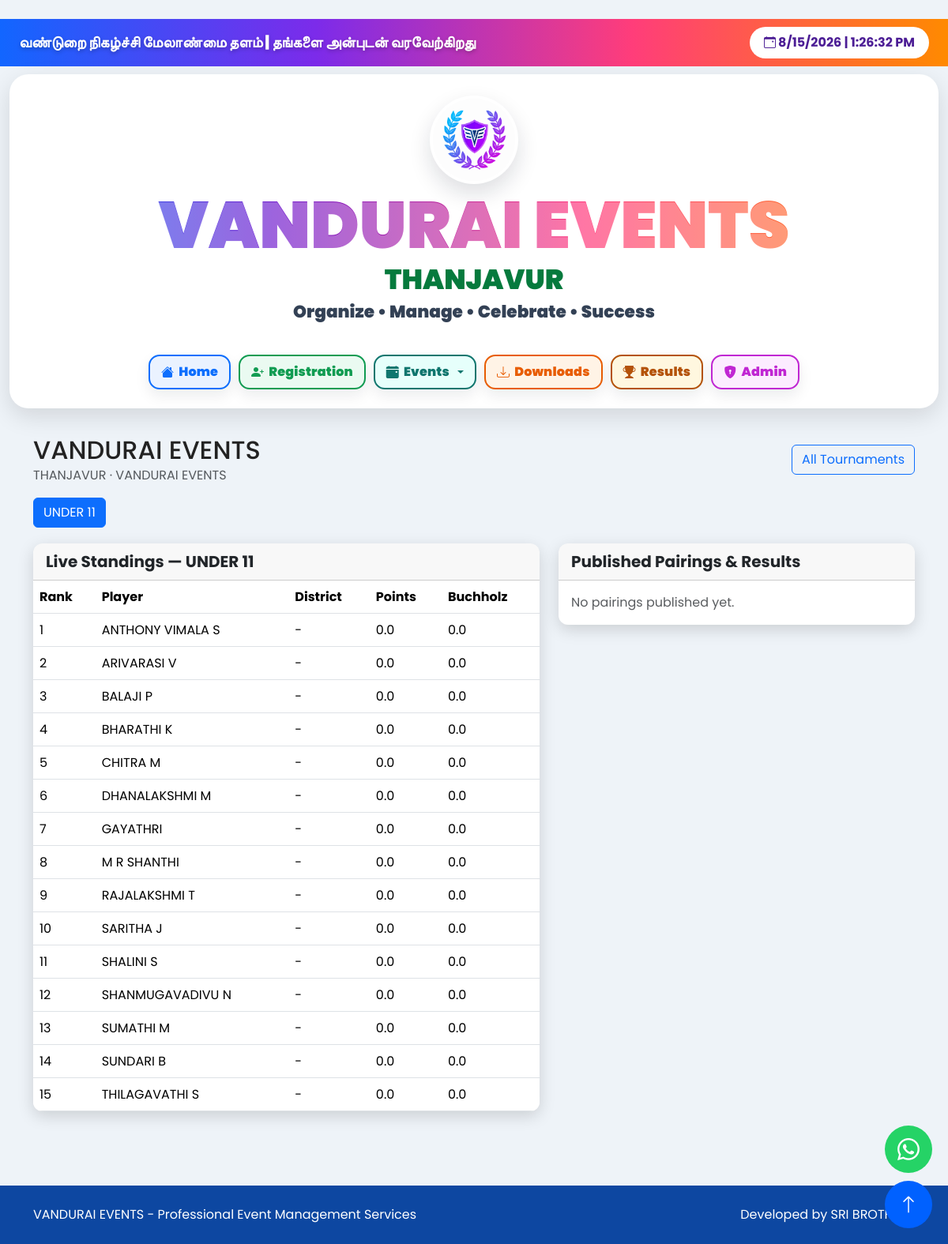
/chess/1, run on the app's committed database.
### models.py (models this page shows)
class ChessTournament(db.Model):
    __tablename__ = "chess_tournaments"
    id = db.Column(db.Integer, primary_key=True)
    name = db.Column(db.String(200), nullable=False)
    venue = db.Column(db.String(255))
    tournament_date = db.Column(db.Date)
    organizer = db.Column(db.String(180))
    chief_arbiter = db.Column(db.String(180))
    system = db.Column(db.String(20), nullable=False, default="swiss")
    number_of_rounds = db.Column(db.Integer, nullable=False, default=5)
    max_participants = db.Column(db.Integer)
    is_published = db.Column(db.Boolean, nullable=False, default=False)
    is_locked = db.Column(db.Boolean, nullable=False, default=False)
    created_at = db.Column(db.DateTime, default=datetime.utcnow, nullable=False)
    age_groups = db.relationship("ChessAgeGroup", back_populates="tournament", cascade="all, delete-orphan")

class ChessAgeGroup(db.Model):
    __tablename__ = "chess_age_groups"
    __table_args__ = (db.UniqueConstraint("tournament_id", "name", name="uq_chess_age_group_name"),)
    id = db.Column(db.Integer, primary_key=True)
    tournament_id = db.Column(db.Integer, db.ForeignKey("chess_tournaments.id"), nullable=False, index=True)
    name = db.Column(db.String(100), nullable=False)
    description = db.Column(db.Text)
    gender_rule = db.Column(db.String(20), default="open", nullable=False)
    admin_name = db.Column(db.String(120))
    is_published = db.Column(db.Boolean, nullable=False, default=False)
    created_at = db.Column(db.DateTime, default=datetime.utcnow, nullable=False)
    tournament = db.relationship("ChessTournament", back_populates="age_groups")
    participants = db.relationship("ChessParticipant", back_populates="age_group", cascade="all, delete-orphan")
    rounds = db.relationship("ChessRound", back_populates="age_group", cascade="all, delete-orphan")

class ChessStanding(db.Model):
    __tablename__ = "chess_standings"
    __table_args__ = (db.UniqueConstraint("age_group_id", "participant_id", name="uq_chess_standing_player"),)
    id = db.Column(db.Integer, primary_key=True)
    age_group_id = db.Column(db.Integer, db.ForeignKey("chess_age_groups.id"), nullable=False, index=True)
    participant_id = db.Column(db.Integer, db.ForeignKey("chess_participants.id"), nullable=False, index=True)
    points = db.Column(db.Float, nullable=False, default=0)
    wins = db.Column(db.Integer, nullable=False, default=0)
    draws = db.Column(db.Integer, nullable=False, default=0)
    losses = db.Column(db.Integer, nullable=False, default=0)
    buchholz = db.Column(db.Float, nullable=False, default=0)
    rank = db.Column(db.Integer)
    updated_at = db.Column(db.DateTime, default=datetime.utcnow, onupdate=datetime.utcnow)
    participant = db.relationship("ChessParticipant")

class ChessParticipant(db.Model):
    __tablename__ = "chess_participants"
    __table_args__ = (
        db.UniqueConstraint("age_group_id", "player_code", name="uq_chess_player_code"),
        db.Index("ix_chess_participant_search", "age_group_id", "name"),
    )
    id = db.Column(db.Integer, primary_key=True)
    age_group_id = db.Column(db.Integer, db.ForeignKey("chess_age_groups.id"), nullable=False, index=True)
    player_code = db.Column(db.String(32), nullable=False)
    fide_id = db.Column(db.String(30), index=True)
    name = db.Column(db.String(180), nullable=False, index=True)
    gender = db.Column(db.String(20))
    date_of_birth = db.Column(db.Date)
    district = db.Column(db.String(100), index=True)
    state = db.Column(db.String(100))
    school = db.Column(db.String(220), index=True)
    club = db.Column(db.String(180))
    mobile = db.Column(db.String(25), index=True)
    email = db.Column(db.String(180))
    photo = db.Column(db.String(250))
    status = db.Column(db.String(20), nullable=False, default="pending")
    checked_in = db.Column(db.Boolean, nullable=False, default=False)
    withdrawn = db.Column(db.Boolean, nullable=False, default=False)
    created_at = db.Column(db.DateTime, default=datetime.utcnow, nullable=False)
    age_group = db.relationship("ChessAgeGroup", back_populates="participants")

### chess_routes.py (the view)
@chess_bp.route("/chess/<int:tournament_id>")
@chess_bp.route("/chess/<int:tournament_id>/<int:group_id>")
def public_tournament(tournament_id, group_id=None):
    tournament = ChessTournament.query.filter_by(id=tournament_id, is_published=True).first_or_404()
    group = ChessAgeGroup.query.filter_by(id=group_id, tournament_id=tournament.id).first() if group_id else (tournament.age_groups[0] if tournament.age_groups else None)
    standings = ChessStanding.query.filter_by(age_group_id=group.id).order_by(ChessStanding.rank).all() if group else []
    pairings = ChessPairing.query.join(ChessRound).filter(ChessRound.age_group_id == group.id, ChessRound.is_published == True).order_by(ChessRound.round_number.desc(), ChessPairing.board_number).all() if group else []
    announcements = ChessAnnouncement.query.filter_by(tournament_id=tournament.id, is_published=True).order_by(ChessAnnouncement.is_pinned.desc(), ChessAnnouncement.created_at.desc()).all()
    return render_template("chess_public.html", tournaments=[], selected=tournament, group=group, standings=standings, pairings=pairings, announcements=announcements)

### app.py (called while the page is built)
@app.context_processor
def inject_uploaded_fonts():
    return {"site_fonts": available_web_fonts()}

### font_utils.py (called while the page is built)
def font_display_name(filename):
    name = os.path.splitext(filename)[0].replace("_", " ")
    if name == "NotoSansTamil-VariableFont wdth,wght":
        return "Noto Sans Tamil"
    return name

def available_web_fonts():
    fonts = [{"name": name, "filename": None} for name in BUILT_IN_WEB_FONTS]
    if not os.path.isdir(FONT_DIR):
        return fonts
    names = {font["name"].casefold() for font in fonts}
    for filename in sorted(os.listdir(FONT_DIR)):
        _, extension = os.path.splitext(filename)
        if extension.lower() not in SUPPORTED_WEB_FONT_EXTENSIONS:
            continue
        name = font_display_name(filename)
        if name.casefold() in names:
            continue
        fonts.append({"name": name, "filename": filename})
        names.add(name.casefold())
    return fonts

### templates/chess_public.html
{% extends 'base.html' %}{% block title %}Chess Tournaments{% endblock %}{% block content %}<main class="container py-4">{% if not selected %}<h2>Chess Tournaments</h2><div class="row g-3">{% for item in tournaments %}<div class="col-md-6"><a href="{{url_for('chess.public_tournament', tournament_id=item.id)}}" class="card h-100 text-decoration-none text-dark"><div class="card-body"><h4>{{item.name}}</h4><p class="mb-0">{{item.venue or 'Venue to be announced'}} · {{item.system|replace('_',' ')|title}}</p></div></a></div>{% else %}<p class="text-muted">No public chess tournaments are available.</p>{% endfor %}</div>{% else %}<div class="d-flex justify-content-between align-items-center mb-3"><div><h2 class="mb-0">{{selected.name}}</h2><span class="text-muted">{{selected.venue}} · {{selected.organizer}}</span></div><a class="btn btn-outline-primary" href="{{url_for('chess.public_tournaments')}}">All Tournaments</a></div><div id="chess-live-notices"></div><div class="mb-3">{% for item in selected.age_groups %}<a class="btn {% if group and item.id == group.id %}btn-primary{% else %}btn-outline-primary{% endif %} me-1 mb-1" href="{{url_for('chess.public_tournament', tournament_id=selected.id, group_id=item.id)}}">{{item.name}}</a>{% endfor %}</div>{% for notice in announcements %}<div class="alert {% if notice.is_pinned %}alert-warning{% else %}alert-info{% endif %}"><strong>{{notice.title}}</strong><br>{{notice.message}}</div>{% endfor %}{% if group %}<div class="row g-4"><div class="col-lg-7"><div class="card"><div class="card-header">Live Standings — {{group.name}}</div><div class="table-responsive"><table class="table mb-0"><thead><tr><th>Rank</th><th>Player</th><th>District</th><th>Points</th><th>Buchholz</th></tr></thead><tbody>{% for row in standings %}<tr><td>{{row.rank}}</td><td>{{row.participant.name}}</td><td>{{row.participant.district or '-'}}</td><td>{{row.points}}</td><td>{{row.buchholz}}</td></tr>{% else %}<tr><td colspan="5" class="text-muted text-center">Standings will appear after approved scores.</td></tr>{% endfor %}</tbody></table></div></div></div><div class="col-lg-5"><div class="card"><div class="card-header">Published Pairings & Results</div><div class="list-group list-group-flush">{% for game in pairings %}<div class="list-group-item"><strong>R{{game.round.round_number}} B{{game.board_number}}</strong><br>{{game.white_player.name}} vs {{game.black_player.name if game.black_player else 'BYE'}}<br><small>Result: {{game.result or 'Awaiting result'}}</small></div>{% else %}<div class="p-3 text-muted">No pairings published yet.</div>{% endfor %}</div></div></div></div>{% endif %}<script>let chessLast=0;setInterval(async()=>{try{const r=await fetch('{{url_for('chess.api_live', tournament_id=selected.id)}}?since='+chessLast);const d=await r.json();for(const n of d.notifications){chessLast=n.id;document.getElementById('chess-live-notices').insertAdjacentHTML('afterbegin',`<div class="alert alert-success"><strong>${n.title}</strong><br>${n.body}</div>`);}}catch(e){}},15000);</script>{% endif %}</main>{% endblock %}

### static/css/style.css (style rules this page uses)
* { margin:0; padding:0; box-sizing:border-box; }
body { font-family:'Poppins',sans-serif; background:#eef3f8; color:#222; }
html { scroll-behavior:smooth; }
body { overflow-x:hidden; }
.card { border:none; border-radius:20px; overflow:hidden; box-shadow:0 6px 20px rgba(0,0,0,.15); }
.card-header { font-size:20px; font-weight:bold; }
.card { transition:.4s; }
html, body { width:100%; max-width:100%; overflow-x:hidden; }
.container, .container-fluid { min-width:0; }
.latest-event-card, .counter, .card, .highlight-box, .ticker-shell { border-radius:12px; }
.table-responsive { -webkit-overflow-scrolling:touch; }

### data on the page
ChessTournament: name "VANDURAI EVENTS", venue "THANJAVUR", organizer "VANDURAI EVENTS"
ChessAgeGroup: name "UNDER 11"
ChessStanding: rank "1", participant.name "ANTHONY VIMALA S", participant "-", points "0.0", buchholz "0.0"
ChessStanding: rank "2", participant.name "ARIVARASI V", participant "-", points "0.0", buchholz "0.0"
ChessStanding: rank "3", participant.name "BALAJI P", participant "-", points "0.0", buchholz "0.0"
ChessStanding: rank "4", participant.name "BHARATHI K", participant "-", points "0.0", buchholz "0.0"
ChessStanding: rank "5", participant.name "CHITRA M", participant "-", points "0.0", buchholz "0.0"
ChessStanding: rank "6", participant.name "DHANALAKSHMI M", participant "-", points "0.0", buchholz "0.0"
ChessStanding: rank "7", participant.name "GAYATHRI", participant "-", points "0.0", buchholz "0.0"
ChessStanding: rank "8", participant.name "M R SHANTHI", participant "-", points "0.0", buchholz "0.0"
ChessStanding: rank "9", participant.name "RAJALAKSHMI T", participant "-", points "0.0", buchholz "0.0"
ChessStanding: rank "10", participant.name "SARITHA J", participant "-", points "0.0", buchholz "0.0"
ChessStanding: rank "11", participant.name "SHALINI S", participant "-", points "0.0", buchholz "0.0"
ChessStanding: rank "12", participant.name "SHANMUGAVADIVU N", participant "-", points "0.0", buchholz "0.0"
ChessStanding: rank "13", participant.name "SUMATHI M", participant "-", points "0.0", buchholz "0.0"
ChessStanding: rank "14", participant.name "SUNDARI B", participant "-", points "0.0", buchholz "0.0"
ChessStanding: rank "15", participant.name "THILAGAVATHI S", participant "-", points "0.0", buchholz "0.0"
